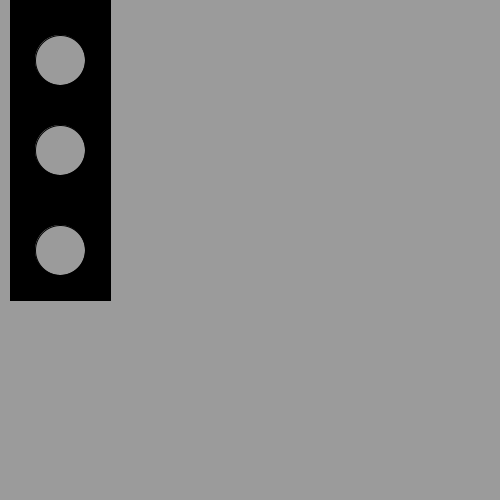
Frame 1 (no input)
Frame 60 (the mouse pressed at the canvas centre just before this capture): identical to frame 1, image omitted
Frame 120 (the mouse held since frame 60 and released just before this capture): identical to frame 1, image omitted

The Processing sketch that drew this single still picture (run headless with seeded random() and noise(); from frame 60 on, the mouse is pressed at the canvas centre):

// Processing sketch: task3
// ── task3.pde
void setup(){
  size(500,500);
  background(155);
}

boolean rDown = false;
boolean gDown = false;

void draw(){
  fill(0);
rect(10,0,100,300);

//1st light
if (rDown == true)
{
fill(255,0,0);
circle(60,60,50);
}
else
{ 
  fill(155);
  circle(60,60,50);
}

//2nd light
fill(155);
circle(60,150,50);

//3rd light

if (gDown == true)
{
fill(0,255,0);
circle(60,250,50);
}
else
{ 
  fill(155);
  circle(60,250,50);
}

}
void keyPressed()
{ 
  if (key == 'r')
  {
    rDown = true;
  } else if (key == 'g')
  {
    gDown = true;
  }
}

void keyReleased()
{
  if (key == 'r')
  {
    rDown = false;
  } else if (key == 'g')
  {
    gDown = false;
  }
    
}


  
